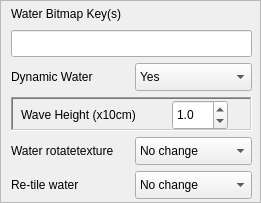
         <widget class="QFrame" name="waterFrame">
          <property name="geometry">
           <rect>
            <x>301</x>
            <y>34</y>
            <width>261</width>
            <height>203</height>
           </rect>
          </property>
          <property name="frameShape">
           <enum>QFrame::StyledPanel</enum>
          </property>
          <widget class="QWidget" name="layoutWidget5">
           <property name="geometry">
            <rect>
             <x>11</x>
             <y>4</y>
             <width>241</width>
             <height>201</height>
            </rect>
           </property>
           <layout class="QGridLayout" name="waterFixesLayout">
            <item row="0" column="0" colspan="2">
             <widget class="QLabel" name="waterBitmapKeysLabel">
              <property name="minimumSize">
               <size>
                <width>160</width>
                <height>20</height>
               </size>
              </property>
              <property name="maximumSize">
               <size>
                <width>16777215</width>
                <height>20</height>
               </size>
              </property>
              <property name="text">
               <string>Water Bitmap Key(s)</string>
              </property>
             </widget>
            </item>
            <item row="1" column="0" colspan="2">
             <widget class="QLineEdit" name="waterBitmapKeys">
              <property name="minimumSize">
               <size>
                <width>0</width>
                <height>27</height>
               </size>
              </property>
              <property name="maximumSize">
               <size>
                <width>16777215</width>
                <height>27</height>
               </size>
              </property>
              <property name="toolTip">
               <string>Separate multiple keys by spaces</string>
              </property>
             </widget>
            </item>
            <item row="2" column="0">
             <widget class="QLabel" name="dynamicWaterLabel">
              <property name="minimumSize">
               <size>
                <width>0</width>
                <height>20</height>
               </size>
              </property>
              <property name="maximumSize">
               <size>
                <width>16777215</width>
                <height>20</height>
               </size>
              </property>
              <property name="whatsThis">
               <string>&lt;html&gt;&lt;head/&gt;&lt;body&gt;&lt;p&gt;The &amp;quot;Dynamic Water&amp;quot; sub-option offers three choices.&lt;ul&gt;&lt;li&gt;Select &amp;quot;&lt;span style=&quot; font-weight:600;&quot;&gt;yes&lt;/span&gt;&amp;quot; if you want the program to ensure that water surfaces descend from the tile's 'a&lt;span style=&quot; font-weight:600;&quot;&gt;'&lt;/span&gt; node but don't want to do anything special with animmesh animations. The program will create the '&lt;span style=&quot; font-weight:600;&quot;&gt;a&lt;/span&gt;' node if it needs to and move water meshes up and across the hierarchy as appropriate. This option should normally be chosen if there is walkable water (such as stream and pools) in the tileset. (If the water is not attached to the '&lt;span style=&quot; font-weight:600;&quot;&gt;a&lt;/span&gt;' node, creatures' feet will be invisible when they walk through the water).&lt;/li&gt;&lt;li&gt;The &amp;quot;&lt;span style=&quot; font-weight:600;&quot;&gt;no&lt;/span&gt;&amp;quot; option de-animates water, removing it from the '&lt;span style=&quot; font-weight:600;&quot;&gt;a&lt;/span&gt;' node, and if it is animmesh water it strips it back to trimesh and deletes any associated animations. This option is mainly intended for repairing really broken tiles and getting back to something safe.&lt;/li&gt;&lt;li&gt;The &amp;quot;&lt;span style=&quot; font-weight:600;&quot;&gt;wavy&lt;/span&gt;&amp;quot; option allows you to add or repair swooshy sea waves like the ones in the TNO01 tileset. It moves water onto the '&lt;span style=&quot; font-weight:600;&quot;&gt;a&lt;/span&gt;' node (if it wasn't already), converts it from trimesh to animmesh (if it wasn't already), forces its pivot to be at the tile origin with zero orientation, snaps and welds vertices, tessellates the mesh by halving edges until all edges are &amp;lt; 200cm, creates an animloop03 animation is there isn't one and creates new animmesh animations, overwriting any previous ones.&lt;/li&gt;&lt;/ul&gt;&lt;/p&gt;&lt;/body&gt;&lt;/html&gt;</string>
              </property>
              <property name="text">
               <string>Dynamic Water</string>
              </property>
             </widget>
            </item>
            <item row="2" column="1">
             <widget class="QComboBox" name="dynamicWaterCombo">
              <property name="minimumSize">
               <size>
                <width>0</width>
                <height>28</height>
               </size>
              </property>
              <property name="maximumSize">
               <size>
                <width>16777215</width>
                <height>28</height>
               </size>
              </property>
              <property name="whatsThis">
               <string>&lt;html&gt;&lt;head/&gt;&lt;body&gt;&lt;p&gt;The &amp;quot;Dynamic Water&amp;quot; sub-option offers three choices.&lt;ul&gt;&lt;li&gt;Select &amp;quot;&lt;span style=&quot; font-weight:600;&quot;&gt;yes&lt;/span&gt;&amp;quot; if you want the program to ensure that water surfaces descend from the tile's 'a&lt;span style=&quot; font-weight:600;&quot;&gt;'&lt;/span&gt; node but don't want to do anything special with animmesh animations. The program will create the '&lt;span style=&quot; font-weight:600;&quot;&gt;a&lt;/span&gt;' node if it needs to and move water meshes up and across the hierarchy as appropriate. This option should normally be chosen if there is walkable water (such as stream and pools) in the tileset. (If the water is not attached to the '&lt;span style=&quot; font-weight:600;&quot;&gt;a&lt;/span&gt;' node, creatures' feet will be invisible when they walk through the water).&lt;/li&gt;&lt;li&gt;The &amp;quot;&lt;span style=&quot; font-weight:600;&quot;&gt;no&lt;/span&gt;&amp;quot; option de-animates water, removing it from the '&lt;span style=&quot; font-weight:600;&quot;&gt;a&lt;/span&gt;' node, and if it is animmesh water it strips it back to trimesh and deletes any associated animations. This option is mainly intended for repairing really broken tiles and getting back to something safe.&lt;/li&gt;&lt;li&gt;The &amp;quot;&lt;span style=&quot; font-weight:600;&quot;&gt;wavy&lt;/span&gt;&amp;quot; option allows you to add or repair swooshy sea waves like the ones in the TNO01 tileset. It moves water onto the '&lt;span style=&quot; font-weight:600;&quot;&gt;a&lt;/span&gt;' node (if it wasn't already), converts it from trimesh to animmesh (if it wasn't already), forces its pivot to be at the tile origin with zero orientation, snaps and welds vertices, tessellates the mesh by halving edges until all edges are &amp;lt; 200cm, creates an animloop03 animation is there isn't one and creates new animmesh animations, overwriting any previous ones.&lt;/li&gt;&lt;/ul&gt;&lt;/p&gt;&lt;/body&gt;&lt;/html&gt;</string>
              </property>
              <item>
               <property name="text">
                <string>Yes</string>
               </property>
              </item>
              <item>
               <property name="text">
                <string>No</string>
               </property>
              </item>
              <item>
               <property name="text">
                <string>Wavy</string>
               </property>
              </item>
             </widget>
            </item>
            <item row="3" column="0" colspan="2">
             <widget class="QFrame" name="waveHeightFrame">
              <property name="minimumSize">
               <size>
                <width>0</width>
                <height>34</height>
               </size>
              </property>
              <property name="maximumSize">
               <size>
                <width>16777215</width>
                <height>34</height>
               </size>
              </property>
              <property name="whatsThis">
               <string>&lt;html&gt;&lt;head/&gt;&lt;body&gt;&lt;p&gt;The wave pattern for wavy water is randomised afresh for each tile so if you don't like the pattern it gives you, run the same tile through CM3 again and you will get a different one. If a tile contains more than one water mesh, the same random keys are used for all of them. Think twice before adding waves to a tileset. There are pitfalls.&lt;/p&gt;&lt;p&gt;&lt;br/&gt;&lt;/p&gt;&lt;p&gt;• Wavy water conflicts with shinywater. If the water bitmap has a .txi that defines it as shinywater and you try to animate it, the texture will not paint properly in clients that have shinywater enabled and, depending on the graphics card, it might even crash. The bitmap used for the wavy sea in TNO01 is not shinywater.&lt;/p&gt;&lt;p&gt;&lt;br/&gt;&lt;/p&gt;&lt;p&gt;• The NWN engine does not apply rotatetexture to animmesh objects, even if the flag is set to 1. To avoid getting visible seams in wavy water at tile edges, your water bitmap needs to have 8-fold rotational symmetry around its perimeter. Most water bitmaps do not have this so you may need to craft your own.&lt;/p&gt;&lt;p&gt;&lt;br/&gt;&lt;/p&gt;&lt;p&gt;• If you add waves to a tile, you can no longer re-import it into Gmax or 3dsMax because NWMax cannot import animmesh animations. Only add waves at the last stage when all other editing has been finalised. You can work around this problem by using the &amp;quot;no&amp;quot; option to remove theanimmesh, do the editing in Gmax or 3dsMax and then rerun CM3 with the &amp;quot;wavy&amp;quot; option set to reconstruct the waves. You won't get the same wave pattern as before, though.&lt;/p&gt;&lt;p&gt;&lt;br/&gt;&lt;/p&gt;&lt;p&gt;There is a spinner for selecting an average wave height between 10cm and 1.0m in units of 10cm. Setting it to 5 is usually about right but it rather depends on what objects lie in the tile at the water's edge. You might use setting of 9 or 10 for dramatic waves pounding the foot of towering cliffs but more like 1 or 2 for ripples gently lapping a sloping beach.&lt;/p&gt;&lt;p&gt;&lt;br/&gt;&lt;/p&gt;&lt;p&gt;Only interior vertices are animated. Ones along the tile edge are kept static otherwise they wouldn't match the next tile.&lt;/p&gt;&lt;p&gt;&lt;br/&gt;&lt;/p&gt;&lt;p&gt;Note that the option to redo UV the mapping is not available for water that has already been made wavy.&lt;/p&gt;&lt;/body&gt;&lt;/html&gt;</string>
              </property>
              <property name="frameShape">
               <enum>QFrame::WinPanel</enum>
              </property>
              <property name="frameShadow">
               <enum>QFrame::Sunken</enum>
              </property>
              <widget class="QLabel" name="waveHeightLabel">
               <property name="geometry">
                <rect>
                 <x>10</x>
                 <y>3</y>
                 <width>144</width>
                 <height>30</height>
                </rect>
               </property>
               <property name="sizePolicy">
                <sizepolicy hsizetype="Preferred" vsizetype="Preferred">
                 <horstretch>0</horstretch>
                 <verstretch>0</verstretch>
                </sizepolicy>
               </property>
               <property name="minimumSize">
                <size>
                 <width>0</width>
                 <height>30</height>
                </size>
               </property>
               <property name="maximumSize">
                <size>
                 <width>16777215</width>
                 <height>30</height>
                </size>
               </property>
               <property name="text">
                <string>Wave Height (x10cm)</string>
               </property>
              </widget>
              <widget class="QDoubleSpinBox" name="waveHeightSpin">
               <property name="geometry">
                <rect>
                 <x>161</x>
                 <y>3</y>
                 <width>56</width>
                 <height>30</height>
                </rect>
               </property>
               <property name="minimumSize">
                <size>
                 <width>56</width>
                 <height>30</height>
                </size>
               </property>
               <property name="maximumSize">
                <size>
                 <width>56</width>
                 <height>30</height>
                </size>
               </property>
               <property name="decimals">
                <number>1</number>
               </property>
               <property name="minimum">
                <double>0.100000000000000</double>
               </property>
               <property name="maximum">
                <double>10.000000000000000</double>
               </property>
               <property name="value">
                <double>1.000000000000000</double>
               </property>
              </widget>
             </widget>
            </item>
            <item row="4" column="0">
             <widget class="QLabel" name="rotateTextureWaterLabel">
              <property name="minimumSize">
               <size>
                <width>0</width>
                <height>20</height>
               </size>
              </property>
              <property name="maximumSize">
               <size>
                <width>16777215</width>
                <height>20</height>
               </size>
              </property>
              <property name="text">
               <string>Water rotatetexture</string>
              </property>
             </widget>
            </item>
            <item row="4" column="1">
             <widget class="QComboBox" name="waterRotateTextureCombo">
              <property name="minimumSize">
               <size>
                <width>0</width>
                <height>28</height>
               </size>
              </property>
              <property name="maximumSize">
               <size>
                <width>16777215</width>
                <height>28</height>
               </size>
              </property>
              <item>
               <property name="text">
                <string>No change</string>
               </property>
              </item>
              <item>
               <property name="text">
                <string>1</string>
               </property>
              </item>
              <item>
               <property name="text">
                <string>0</string>
               </property>
              </item>
             </widget>
            </item>
            <item row="5" column="0">
             <widget class="QLabel" name="retileWaterLabel">
              <property name="minimumSize">
               <size>
                <width>0</width>
                <height>20</height>
               </size>
              </property>
              <property name="maximumSize">
               <size>
                <width>16777215</width>
                <height>20</height>
               </size>
              </property>
              <property name="text">
               <string>Re-tile water</string>
              </property>
             </widget>
            </item>
            <item row="5" column="1">
             <widget class="QComboBox" name="retileWaterCombo">
              <property name="minimumSize">
               <size>
                <width>0</width>
                <height>28</height>
               </size>
              </property>
              <property name="maximumSize">
               <size>
                <width>16777215</width>
                <height>28</height>
               </size>
              </property>
              <item>
               <property name="text">
                <string>No change</string>
               </property>
              </item>
              <item>
               <property name="text">
                <string>1x1</string>
               </property>
              </item>
              <item>
               <property name="text">
                <string>2x2</string>
               </property>
              </item>
              <item>
               <property name="text">
                <string>3x3</string>
               </property>
              </item>
             </widget>
            </item>
           </layout>
          </widget>
         </widget>
